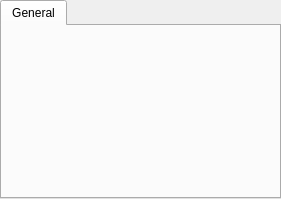
<?xml version="1.0" encoding="UTF-8"?>
<ui version="4.0">
 <class>ComponentsForm</class>
 <widget class="QDialog" name="ComponentsForm">
  <property name="geometry">
   <rect>
    <x>0</x>
    <y>0</y>
    <width>281</width>
    <height>199</height>
   </rect>
  </property>
  <property name="sizePolicy">
   <sizepolicy hsizetype="MinimumExpanding" vsizetype="MinimumExpanding">
    <horstretch>0</horstretch>
    <verstretch>0</verstretch>
   </sizepolicy>
  </property>
  <property name="windowTitle">
   <string>Component Properties</string>
  </property>
  <layout class="QGridLayout" name="gridLayout">
   <property name="leftMargin">
    <number>0</number>
   </property>
   <property name="topMargin">
    <number>0</number>
   </property>
   <property name="rightMargin">
    <number>0</number>
   </property>
   <property name="bottomMargin">
    <number>0</number>
   </property>
   <item row="0" column="0">
    <widget class="QTabWidget" name="tabWidget">
     <property name="currentIndex">
      <number>0</number>
     </property>
     <property name="objectProperty" stdset="0">
      <string/>
     </property>
     <property name="widgetAction" stdset="0">
      <string/>
     </property>
     <widget class="QWidget" name="tabGeneral">
      <attribute name="title">
       <string>General</string>
      </attribute>
     </widget>
    </widget>
   </item>
  </layout>
 </widget>
 <resources/>
 <connections/>
</ui>
